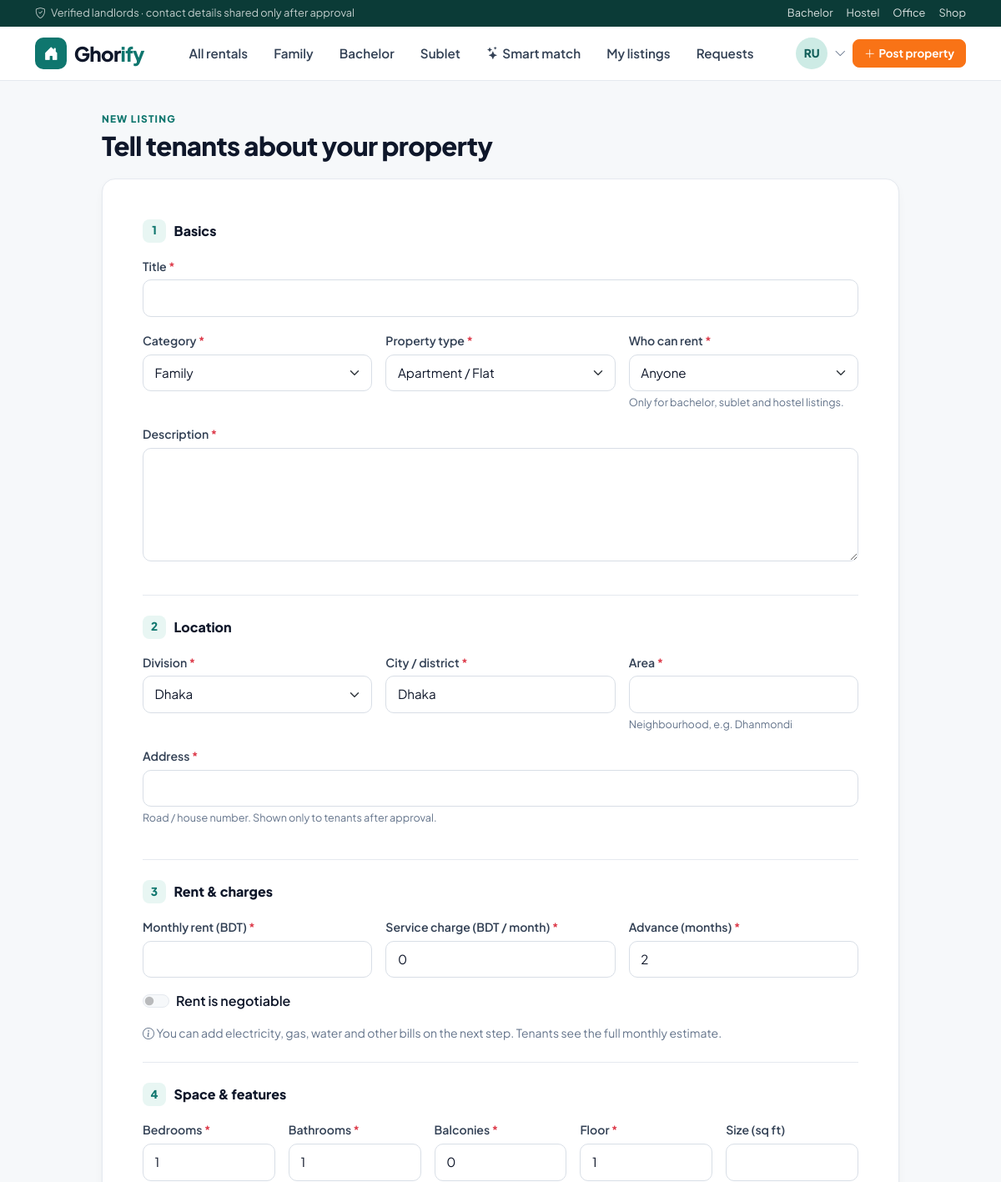
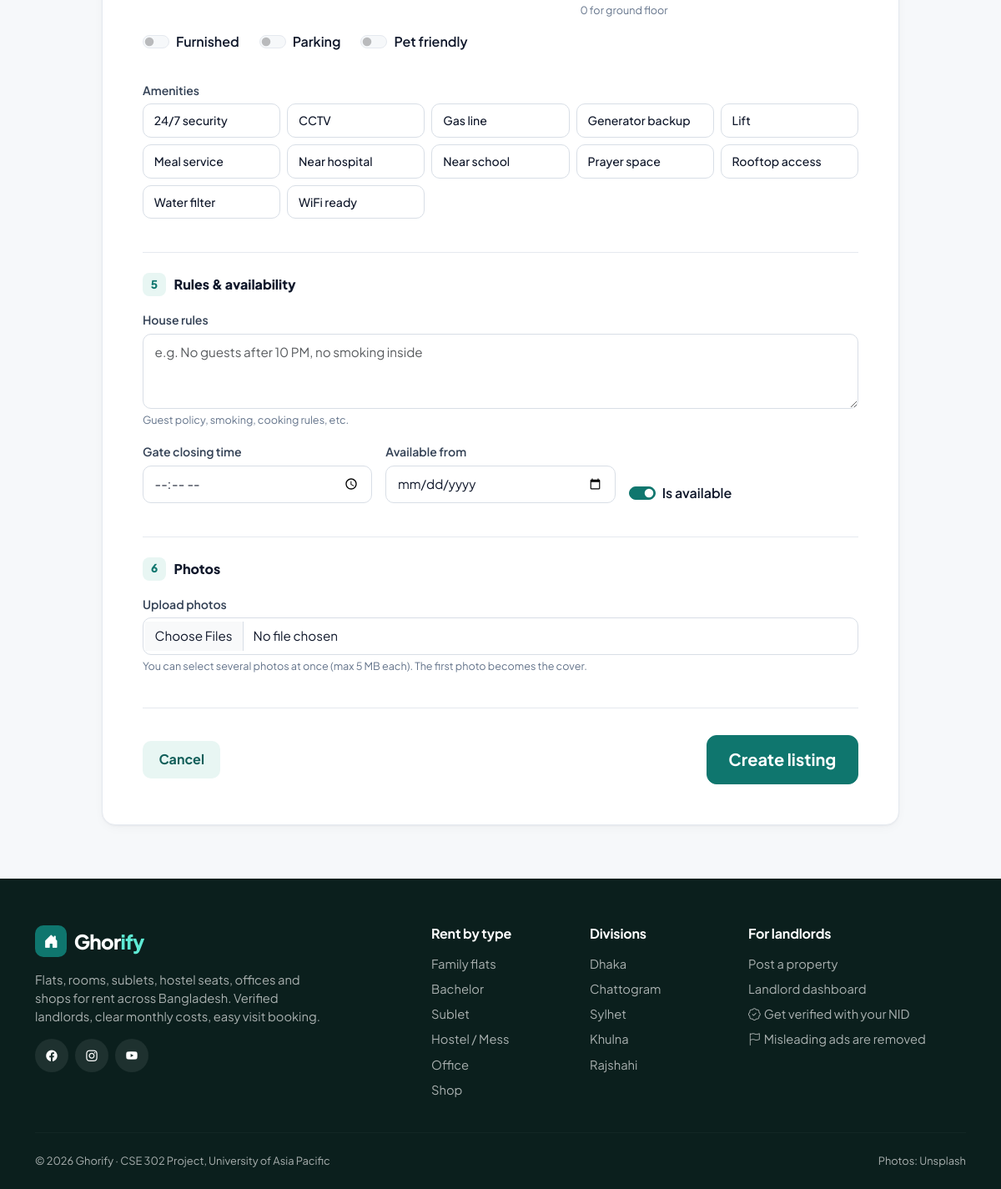
/landlord/properties/new/ (signed in), run on the app's committed database (2 pictures, top to bottom).
### accounts/models.py (models this page shows, shortened)
class User(AbstractUser):
    objects = GhorifyUserManager()
    class Role(models.TextChoices):
        TENANT = 'tenant', 'Tenant'
        LANDLORD = 'landlord', 'Landlord'
        ADMIN = 'admin', 'Admin'
    email = models.EmailField(unique=True)
    role = models.CharField(max_length=10, choices=Role.choices, default=Role.TENANT)
    phone = models.CharField(max_length=14, blank=True, validators=[phone_validator])
    avatar = models.ImageField(upload_to=avatar_upload_path, blank=True, null=True)
    bio = models.TextField(blank=True, max_length=500)
    class Meta:
        ordering = ['-date_joined']
    @property
    def is_tenant(self):
        return self.role == self.Role.TENANT
    @property
    def is_landlord(self):
        return self.role == self.Role.LANDLORD
    @property
    def display_name(self):
        return self.get_full_name() or self.username
    @property
    def initials(self):
        name = self.display_name.split()
        return ''.join(part[0] for part in name[:2]).upper()

### properties/models.py (models this page shows)
class Amenity(models.Model):
    name = models.CharField(max_length=60, unique=True)
    icon = models.CharField(max_length=40, default='bi-check2-circle', help_text='Bootstrap icon class, e.g. bi-wifi')
    description = models.CharField(max_length=200, blank=True)
    class Meta:
        ordering = ['name']
        verbose_name_plural = 'amenities'
    def __str__(self):
        return self.name

### properties/views.py (the view, shortened to what this page needs)
# urls.py: path('landlord/properties/new/', views.property_create, name='create'),
@landlord_required
def property_create(request):
    form = PropertyForm(request.POST or None, request.FILES or None)
    return render(request, 'properties/property_form.html', {'form': form, 'is_edit': False})

### interactions/context_processors.py (called while the page is built)
def compare_count(request):
    user = getattr(request, 'user', None)
    if not (user and user.is_authenticated and user.is_tenant):
        return {}
    comparison = user.comparisons.first()
    return {'compare_count': comparison.items.count() if comparison else 0}

### properties/templatetags/ghorify_tags.py (called while the page is built)
@register.filter
def bs(field, extra=''):
    widget = field.field.widget
    if isinstance(widget, (forms.CheckboxInput,)):
        css = 'form-check-input'
    elif isinstance(widget, (forms.Select, forms.SelectMultiple)) and not isinstance(widget, forms.CheckboxSelectMultiple):
        css = 'form-select'
    elif isinstance(widget, (forms.RadioSelect, forms.CheckboxSelectMultiple)):
        css = ''
    else:
        css = 'form-control'
    if field.errors:
        css += ' is-invalid'
    attrs = {'class': f'{css} {extra}'.strip()}
    return field.as_widget(attrs=attrs)

@register.filter
def widget_kind(field):
    widget = field.field.widget
    if isinstance(widget, forms.CheckboxSelectMultiple):
        return 'multi'
    if isinstance(widget, forms.RadioSelect):
        return 'radio'
    if isinstance(widget, forms.CheckboxInput):
        return 'switch'
    return 'default'

@register.simple_tag
def area_datalist():
    from django.utils.html import format_html, format_html_join
    from properties.models import POPULAR_AREAS
    options = format_html_join('', '<option value="{}">', ((a,) for a in POPULAR_AREAS))
    return format_html('<datalist id="area-list">{}</datalist>', options)

### templates/properties/property_form.html (shortened to what this page needs)
{% extends 'base.html' %}
{% load ghorify_tags %}
{% block content %}
<div class="container" style="max-width:980px">
  <div class="page-header">
    <span class="eyebrow">{% if is_edit %}Edit listing{% else %}New listing{% endif %}</span>
    <h1>{% if is_edit %}{{ property.title }}{% else %}Tell tenants about your property{% endif %}</h1>
  </div>
  <form method="post" enctype="multipart/form-data" class="gh-card gh-card-body p-4 p-md-5" novalidate>
    <div class="form-section">
      <div class="form-section-title"><span class="n">1</span>Basics</div>
      {% include 'partials/field.html' with field=form.title %}
      <div class="row g-3">
        <div class="col-md-4">{% include 'partials/field.html' with field=form.category %}</div>
        <div class="col-md-4">{% include 'partials/field.html' with field=form.property_type %}</div>
        <div class="col-md-4">{% include 'partials/field.html' with field=form.tenant_gender %}</div>
      </div>
      {% include 'partials/field.html' with field=form.description %}
    </div>
    <div class="form-section">
      <div class="form-section-title"><span class="n">2</span>Location</div>
      <div class="row g-3">
        <div class="col-md-4">{% include 'partials/field.html' with field=form.division %}</div>
        <div class="col-md-4">{% include 'partials/field.html' with field=form.city %}</div>
        <div class="col-md-4">{% include 'partials/field.html' with field=form.location %}</div>
      </div>
      {% include 'partials/field.html' with field=form.address %}
    </div>
    <div class="form-section">
      <div class="form-section-title"><span class="n">3</span>Rent &amp; charges</div>
      <div class="row g-3">
        <div class="col-md-4">{% include 'partials/field.html' with field=form.price %}</div>
        <div class="col-md-4">{% include 'partials/field.html' with field=form.service_charge %}</div>
        <div class="col-md-4">{% include 'partials/field.html' with field=form.advance_months %}</div>
      </div>
      {% include 'partials/field.html' with field=form.is_negotiable %}
      <p class="small text-muted mb-0"><i class="bi bi-info-circle"></i> You can add electricity, gas, water and other bills on the next step. Tenants see the full monthly estimate.</p>
    </div>
    <div class="form-section">
      <div class="form-section-title"><span class="n">4</span>Space &amp; features</div>
      <div class="row g-3">
        <div class="col-6 col-md">{% include 'partials/field.html' with field=form.bedrooms %}</div>
        <div class="col-6 col-md">{% include 'partials/field.html' with field=form.bathrooms %}</div>
        <div class="col-6 col-md">{% include 'partials/field.html' with field=form.balconies %}</div>
        <div class="col-6 col-md">{% include 'partials/field.html' with field=form.floor %}</div>
        <div class="col-12 col-md">{% include 'partials/field.html' with field=form.size %}</div>
      </div>
      <div class="d-flex flex-wrap gap-4 mb-3">
        {% include 'partials/field.html' with field=form.furnished wrapper='' %}
        {% include 'partials/field.html' with field=form.parking wrapper='' %}
        {% include 'partials/field.html' with field=form.pet_friendly wrapper='' %}
      </div>
      {% include 'partials/field.html' with field=form.amenities %}
    </div>
    <div class="form-section">
      <div class="form-section-title"><span class="n">5</span>Rules &amp; availability</div>
      {% include 'partials/field.html' with field=form.house_rules %}
      <div class="row g-3 align-items-end">
        <div class="col-md-4">{% include 'partials/field.html' with field=form.gate_closing_time %}</div>
        <div class="col-md-4">{% include 'partials/field.html' with field=form.available_from %}</div>
        <div class="col-md-4">{% include 'partials/field.html' with field=form.is_available %}</div>
      </div>
    </div>
    <div class="form-section">
      <div class="form-section-title"><span class="n">6</span>Photos</div>
      <label class="form-label" for="{{ form.photos.id_for_label }}">Upload photos</label>
      <input type="file" name="photos" id="{{ form.photos.id_for_label }}" class="form-control" accept="image/*" multiple data-preview="#photoPreview">
      <div class="form-text">{{ form.photos.help_text }} The first photo becomes the cover.</div>
    </div>
    <div class="d-flex justify-content-between align-items-center pt-2">
      <a href="{% if is_edit %}{{ property.get_absolute_url }}{% else %}{% url 'properties:mine' %}{% endif %}" class="btn btn-soft">Cancel</a>
      <button class="btn btn-primary btn-lg">{% if is_edit %}Save changes{% else %}Create listing{% endif %}</button>
    </div>
  </form>
</div>
{% endblock %}

### templates/partials/navbar.html (shortened to what this page needs)
{% with url=request.resolver_match.url_name ns=request.resolver_match.namespace %}
<div class="top-strip d-none d-md-block">
  <div class="container d-flex justify-content-between">
    <span><i class="bi bi-shield-check me-1"></i> Verified landlords · contact details shared only after approval</span>
    <span class="d-flex gap-3">
      <a href="{% url 'properties:browse' %}?category=bachelor">Bachelor</a>
      <a href="{% url 'properties:browse' %}?category=hostel">Hostel</a>
      <a href="{% url 'properties:browse' %}?category=office">Office</a>
      <a href="{% url 'properties:browse' %}?category=shop">Shop</a>
    </span>
  </div>
</div>
<nav class="navbar navbar-expand-lg gh-nav sticky-top py-2">
  <div class="container">
    <a class="navbar-brand gh-brand" href="{% url 'properties:home' %}">
      <span class="logo"><i class="bi bi-house-door-fill"></i></span><span>Ghor<span class="accent">ify</span></span>
    </a>
    <div class="collapse navbar-collapse" id="mainNav">
      <ul class="navbar-nav ms-lg-4 me-auto gap-1 mt-3 mt-lg-0">
        <li class="nav-item"><a class="nav-link {% if url == 'browse' and not request.GET.category %}active{% endif %}" href="{% url 'properties:browse' %}">All rentals</a></li>
        <li class="nav-item"><a class="nav-link {% if request.GET.category == 'family' %}active{% endif %}" href="{% url 'properties:browse' %}?category=family">Family</a></li>
        <li class="nav-item"><a class="nav-link {% if request.GET.category == 'bachelor' %}active{% endif %}" href="{% url 'properties:browse' %}?category=bachelor">Bachelor</a></li>
        <li class="nav-item"><a class="nav-link {% if request.GET.category == 'sublet' %}active{% endif %}" href="{% url 'properties:browse' %}?category=sublet">Sublet</a></li>
        <li class="nav-item"><a class="nav-link {% if ns == 'search' and url == 'search' %}active{% endif %}" href="{% url 'search:search' %}"><i class="bi bi-stars me-1"></i>Smart match</a></li>
        {% if user.is_authenticated and user.is_tenant %}
          <li class="nav-item"><a class="nav-link {% if url == 'compare' or url == 'comparison' %}active{% endif %}" href="{% url 'interactions:compare' %}">Compare{% if compare_count %}<span class="nav-badge">{{ compare_count }}</span>{% endif %}</a></li>
        {% elif user.is_authenticated and user.is_landlord %}
          <li class="nav-item"><a class="nav-link {% if url == 'mine' %}active{% endif %}" href="{% url 'properties:mine' %}">My listings</a></li>
          <li class="nav-item"><a class="nav-link {% if url == 'incoming' %}active{% endif %}" href="{% url 'interactions:incoming' %}">Requests</a></li>
        {% elif user.is_authenticated and user.is_platform_admin %}
          <li class="nav-item"><a class="nav-link {% if url == 'moderation' %}active{% endif %}" href="{% url 'dashboard:moderation' %}">Moderation</a></li>
        {% endif %}
      </ul>
      <div class="d-flex align-items-center gap-2 mt-3 mt-lg-0">
        {% if user.is_authenticated %}
          <div class="dropdown">
            <a href="#" class="d-flex align-items-center gap-2 text-reset" data-bs-toggle="dropdown" aria-expanded="false">
              {% if user.avatar %}<img src="{{ user.avatar.url }}" class="avatar" alt="">{% else %}<span class="avatar">{{ user.initials }}</span>{% endif %}
              <i class="bi bi-chevron-down small text-muted"></i>
            </a>
          </div>
        {% else %}
          <a href="{% url 'accounts:login' %}" class="btn btn-sm btn-soft"><i class="bi bi-person me-1"></i>Log in</a>
        {% endif %}
        {% if not user.is_authenticated or user.is_landlord %}
          <a href="{% if user.is_authenticated %}{% url 'properties:create' %}{% else %}{% url 'accounts:register' %}{% endif %}" class="btn btn-sm btn-accent"><i class="bi bi-plus-lg me-1"></i>Post property</a>
        {% endif %}
      </div>
    </div>
  </div>
</nav>
{% endwith %}

### templates/partials/field.html (shortened to what this page needs)
{% load ghorify_tags %}{% with kind=field|widget_kind %}
<div class="{{ wrapper|default:'mb-3' }}">
  {% if kind == 'switch' %}
    <div class="form-check form-switch">
      {{ field|bs }}
      <label class="form-check-label fw-semibold" for="{{ field.id_for_label }}">{{ field.label }}</label>
    </div>
  {% elif kind == 'multi' %}
    <label class="form-label">{{ field.label }}</label>
    <div class="check-grid">
      {% for opt in field %}<div class="check-pill">{{ opt.tag }}<label for="{{ opt.id_for_label }}">{{ opt.choice_label }}</label></div>{% endfor %}
    </div>
  {% elif kind == 'radio' %}
    <label class="form-label d-block">{{ field.label }}</label>
    <div class="d-flex flex-wrap gap-2">
      {% for opt in field %}<div class="check-pill">{{ opt.tag }}<label for="{{ opt.id_for_label }}">{{ opt.choice_label }}</label></div>{% endfor %}
    </div>
  {% else %}
    <label class="form-label" for="{{ field.id_for_label }}">{{ field.label }}{% if field.field.required %} <span class="text-danger">*</span>{% endif %}</label>
    {{ field|bs }}
  {% endif %}
  {% if field.help_text %}<div class="form-text">{{ field.help_text }}</div>{% endif %}
</div>
{% endwith %}

### data on the page
User: initials "RU"
Amenity: choice_label "24/7 security"
Amenity: choice_label "CCTV"
Amenity: choice_label "Gas line"
Amenity: choice_label "Generator backup"
Amenity: choice_label "Lift"
Amenity: choice_label "Meal service"
Amenity: choice_label "Near hospital"
Amenity: choice_label "Near school"
Amenity: choice_label "Prayer space"
Amenity: choice_label "Rooftop access"
Amenity: choice_label "Water filter"
Amenity: choice_label "WiFi ready"

### other printed values
{{ field.help_text }} "Only for bachelor, sublet and hostel listings. Neighbourhood, e.g. Dhanmondi Road / house number. Shown only to tenants after approval. 0 for ground floor Guest policy, smoking, cooking rules, etc."
{{ field.label }} "Rent is negotiable Furnished Parking Pet friendly Is available"
{{ field.label }} "Amenities"
